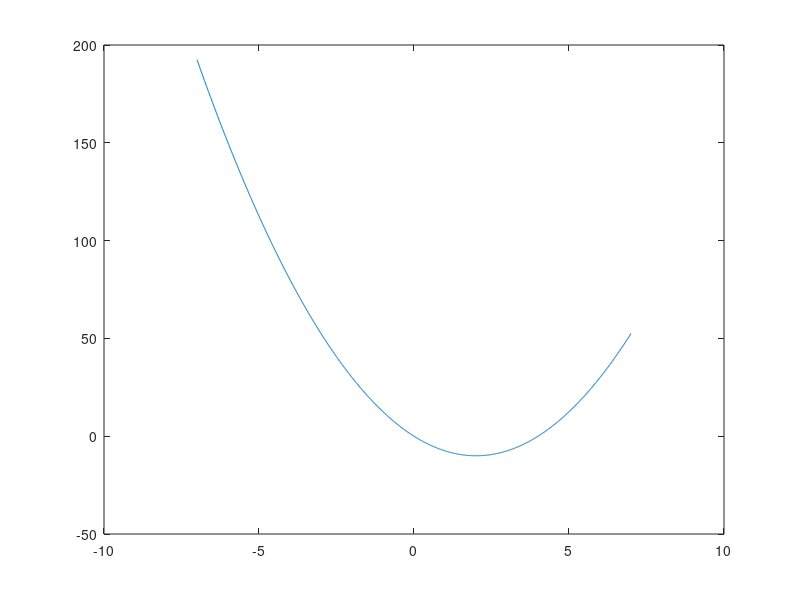
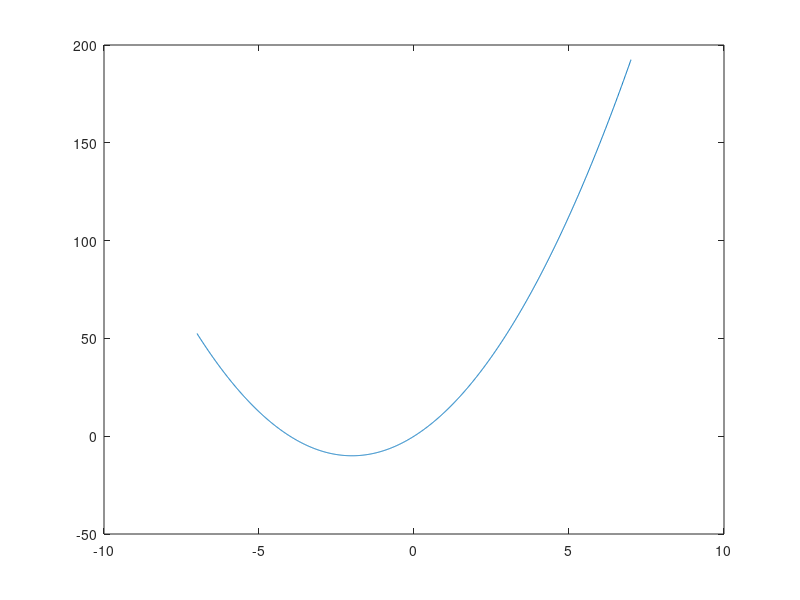
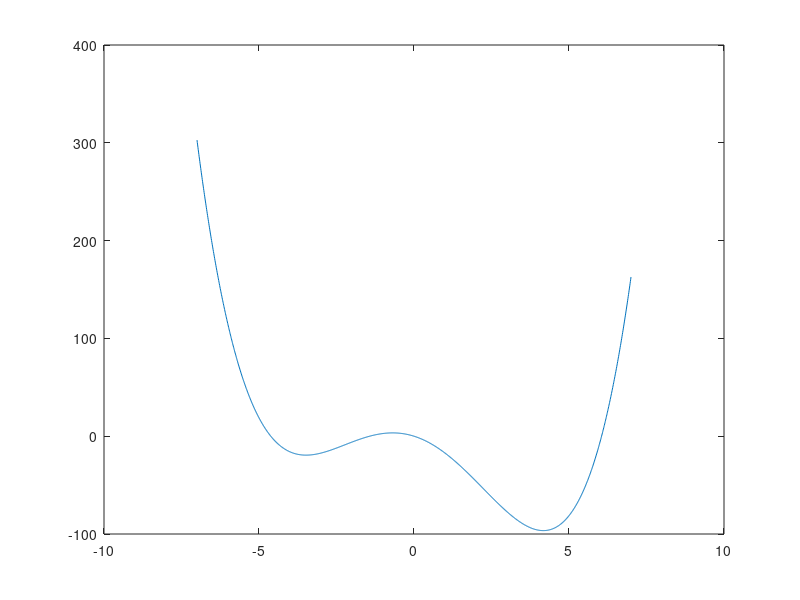
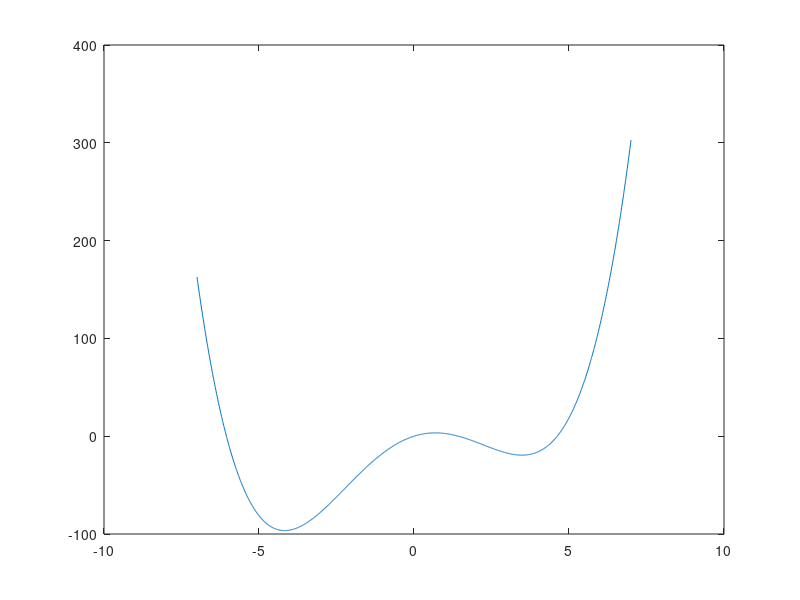

MATLAB code to generate these figures, in order:
% Used to generate Fig. 6E in manuscript.

y = -7:0.01:7;
m = 10; lambda = 5; lambda_1 = -15;

figure
plot(y,-(m*y-lambda/2*y.^2))
figure
plot(y,-(-m*y-lambda/2*y.^2))
figure
plot(y,-(m*y-lambda_1/2*y.^2-y.^4/4))
figure
plot(y,-(-m*y-lambda_1/2*y.^2-y.^4/4))
